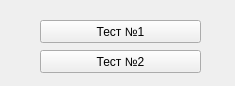
<?xml version="1.0" encoding="UTF-8"?>
<ui version="4.0">
 <class>Form_client_main</class>
 <widget class="QWidget" name="Form_client_main">
  <property name="geometry">
   <rect>
    <x>0</x>
    <y>0</y>
    <width>235</width>
    <height>86</height>
   </rect>
  </property>
  <property name="windowTitle">
   <string>Client</string>
  </property>
  <widget class="QPushButton" name="pushButton_test1">
   <property name="geometry">
    <rect>
     <x>40</x>
     <y>20</y>
     <width>161</width>
     <height>23</height>
    </rect>
   </property>
   <property name="text">
    <string>Тест №1</string>
   </property>
  </widget>
  <widget class="QPushButton" name="pushButton_test2">
   <property name="geometry">
    <rect>
     <x>40</x>
     <y>50</y>
     <width>161</width>
     <height>23</height>
    </rect>
   </property>
   <property name="text">
    <string>Тест №2</string>
   </property>
  </widget>
 </widget>
 <resources/>
 <connections/>
</ui>
